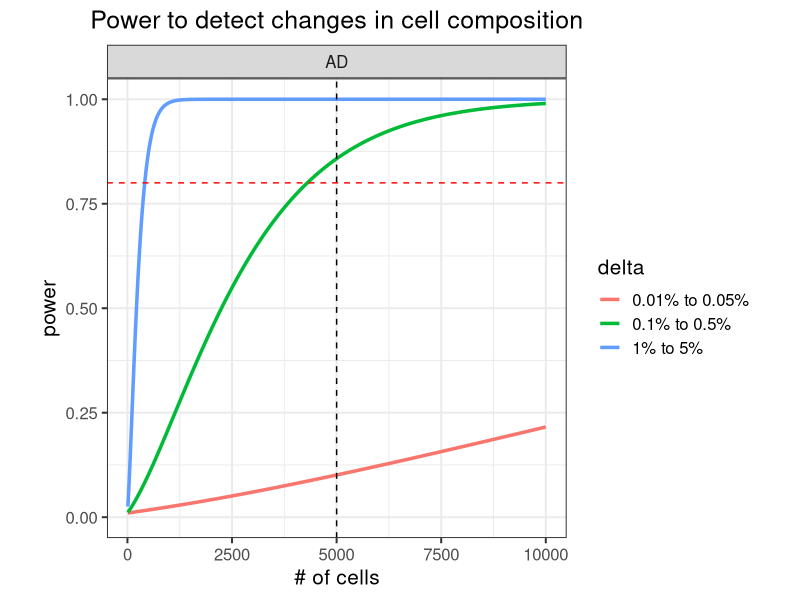
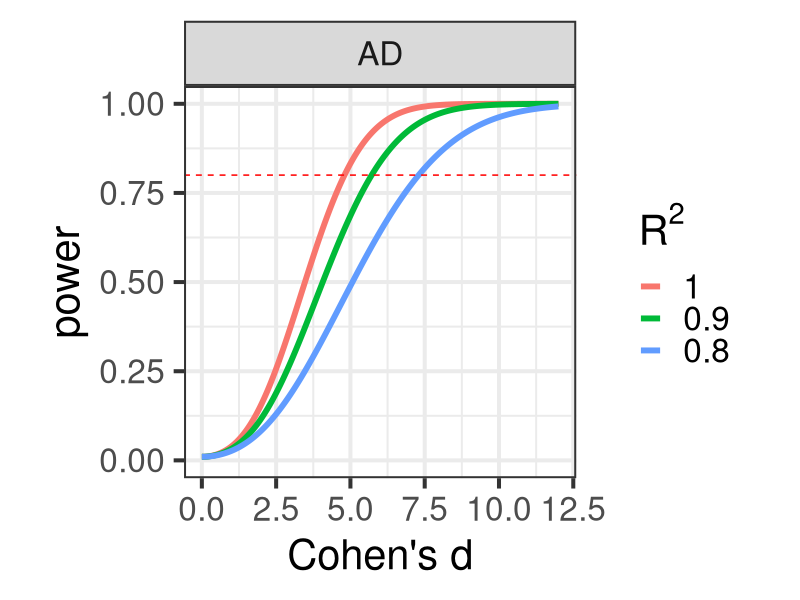
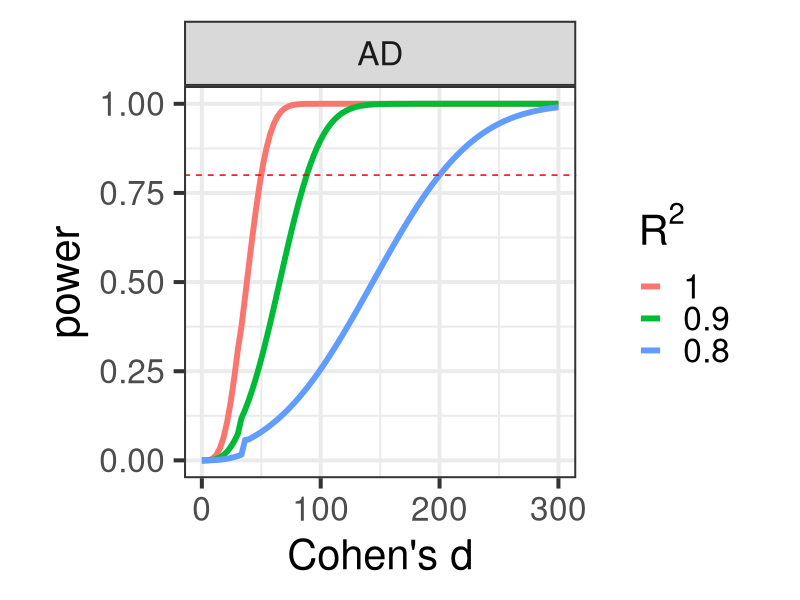

Reproduce these figures in R, in order.
## ---- chunk 1
library(ggplot2)
library(data.table)
library(xtable)

## ---- chunk 2
suppressPackageStartupMessages(library(knitr))
options(xtable.type="html")

knitr::opts_chunk$set(
  echo=TRUE,
  warning=FALSE,
  message=TRUE,
  error = FALSE,
  tidy = FALSE,
  cache = TRUE,
  cache.lazy = FALSE,
  dev = c("png", "pdf"), 
  fig.width=7, fig.height=7)

options(markdown.HTML.stylesheet = 'css/custom.css')
## ---- chunk 3

library(pwr)
n_samples = c(CTL = 3, AD=3)
n_cells = 5000
n_cells_max = 10000
prop_diff = list(c(0.01, 0.05), c(0.001, 0.005), c(0.0001, 0.0005))
n_cell_types = 5

getPower = function(n1, n2, p1, p2, C, n_tests){
	sSq1 = p1*(1-p1)/ C
	sSq2 = p2*(1-p2)/ C

	sigSq = ((n1-1)*sSq1 + (n2-1)*sSq2) / (n1 + n2 -2)
	d = abs(p1 - p2)/sqrt(sigSq)

	pwr.t2n.test(n1=n1, n2=n2, d=d, sig.level = 0.05/n_tests )
}

getPowerCurve = function(n1, n2){
	# for each pair of proportions
	res = lapply(prop_diff, function(prop){
		p1 = prop[1]
		p2 = prop[2]

		# for each cell number
		res = lapply( seq(10, n_cells_max, by = 3), function(C){
			res = getPower(n1, n2, p1, p2, C, n_cell_types)
			data.frame(n1, n2, p1, p2, C, d = res$d, power= res$power, delta=paste0(p1*100, '% to ', p2*100, '%'))
			})
		do.call("rbind", res)
		})
	do.call("rbind", res)
}

# for each disease
res = lapply(names(n_samples)[-1], function(ID){
	res = getPowerCurve(n_samples['CTL'], n_samples[ID])
	res$Disease = ID
	res 
})
res = do.call("rbind", res)

ggplot(res, aes(C, power, color=delta)) + geom_line(size=1.2) + theme_bw(15) + theme(aspect.ratio=1, plot.title = element_text(hjust = 0.5)) + xlab("# of cells") + ggtitle("Power to detect changes in cell composition") + ylim(0, 1) + facet_wrap(~Disease) + geom_vline(xintercept=n_cells, color="black", linetype="dashed") + geom_hline(yintercept=0.8, color="red", linetype="dashed") #+ scale_x_continuous(limits=c(0,n_cells_max), expand=c(0,0)) + scale_y_continuous(limits=c(0,1.02), expand=c(0,0))
## ---- chunk 4
# Sample size required to get 80% power
res = data.table(res)
res$Dataset = with(res, paste(Disease, delta))
tab = res[,.SD[min(which(power>.80)),],by=Dataset]
tab$Cells_per_individual = as.integer(tab$C)
print(xtable(tab[,c('Dataset', 'Cells_per_individual', 'power')], type="html"), include.rownames=FALSE)
## ---- chunk 5
n_genes = 1
n_tests = n_genes * n_cell_types

getPower = function(n1, n2, d, n_tests, rsq){
	# pwr.t2n.test(n1=n1, n2=n2, d=d, sig.level = 0.05/n_tests )

	# Compute n_Eff, need to divide by 2 becaues n is the number in each set
	N_eff = 4 / (1/n1 + 1/n2)
	pwr.t.test(n=N_eff/2 * rsq, d=d, sig.level = 0.05/n_tests )
}

getPowerCurve = function(n1, n2, n_tests, rsq){
	# for each cell number
	res = lapply( seq(0, 12, length.out=1000), function(delta){
		res = getPower(n1, n2, delta, n_tests, rsq)
		data.frame(n1, n2, d = res$d, rsq, power= res$power)
		})
	do.call("rbind", res)
}

# for each disease
res = lapply(names(n_samples)[-1], function(ID){
	res = lapply( c(.8, .9,1), function(rsq){
		res = getPowerCurve(n_samples['CTL'], n_samples[ID], n_tests, rsq)
		res$Disease = ID
		res 
	})
	do.call("rbind", res)
})
res = do.call("rbind", res)

res$rsq_text = with(res, factor(rsq, rev(sort(unique(rsq)))))
res = res[order(res$rsq, decreasing=FALSE),]

ggplot(res, aes(d, power, color=rsq_text)) + geom_line(size=2) + theme_bw(30) + theme(aspect.ratio=1, plot.title = element_text(hjust = 0.5)) + ylim(0, 1) + xlab("Cohen's d") + facet_wrap( ~ Disease) + scale_color_discrete(bquote(R^2)) + geom_hline(yintercept=0.8, color="red", linetype="dashed")
## ---- chunk 6
n_genes = 10000
n_tests = n_genes * n_cell_types

getPower = function(n1, n2, d, n_tests, rsq){
	# pwr.t2n.test(n1=n1, n2=n2, d=d, sig.level = 0.05/n_tests )

	# Compute n_Eff, need to divide by 2 becaues n is the number in each set
	N_eff = 4 / (1/n1 + 1/n2)
	pwr.t.test(n=N_eff/2 * rsq, d=d, sig.level = 0.05/n_tests )
}

getPowerCurve = function(n1, n2, n_tests, rsq){
	# for each cell number
	res = lapply( seq(0, 300, length.out=100), function(delta){
		res = getPower(n1, n2, delta, n_tests, rsq)
		data.frame(n1, n2, d = res$d, rsq, power= res$power)
		})
	do.call("rbind", res)
}

# for each disease
res = lapply(names(n_samples)[-1], function(ID){
	res = lapply( c(.8, .9,1), function(rsq){
		res = getPowerCurve(n_samples['CTL'], n_samples[ID], n_tests, rsq)
		res$Disease = ID
		res 
	})
	do.call("rbind", res)
})
res = do.call("rbind", res)

res$rsq_text = with(res, factor(rsq, rev(sort(unique(rsq)))))
res = res[order(res$rsq, decreasing=FALSE),]

ggplot(res, aes(d, power, color=rsq_text)) + geom_line(size=2) + theme_bw(30) + theme(aspect.ratio=1, plot.title = element_text(hjust = 0.5)) + ylim(0, 1) + xlab("Cohen's d") + facet_wrap( ~ Disease) + scale_color_discrete(bquote(R^2)) + geom_hline(yintercept=0.8, color="red", linetype="dashed")
## ---- chunk 7
res = data.table(res)
res$Dataset = with(res, paste(Disease, rsq))
# Sample size required to get 80% power
tab = res[,.SD[min(which(power>.80)),],by=Dataset]
print(xtable(tab[,c('Disease', 'rsq', 'power', 'd')], type="html"), include.rownames=FALSE)
## ---- chunk 8
knitr::knit_exit()
